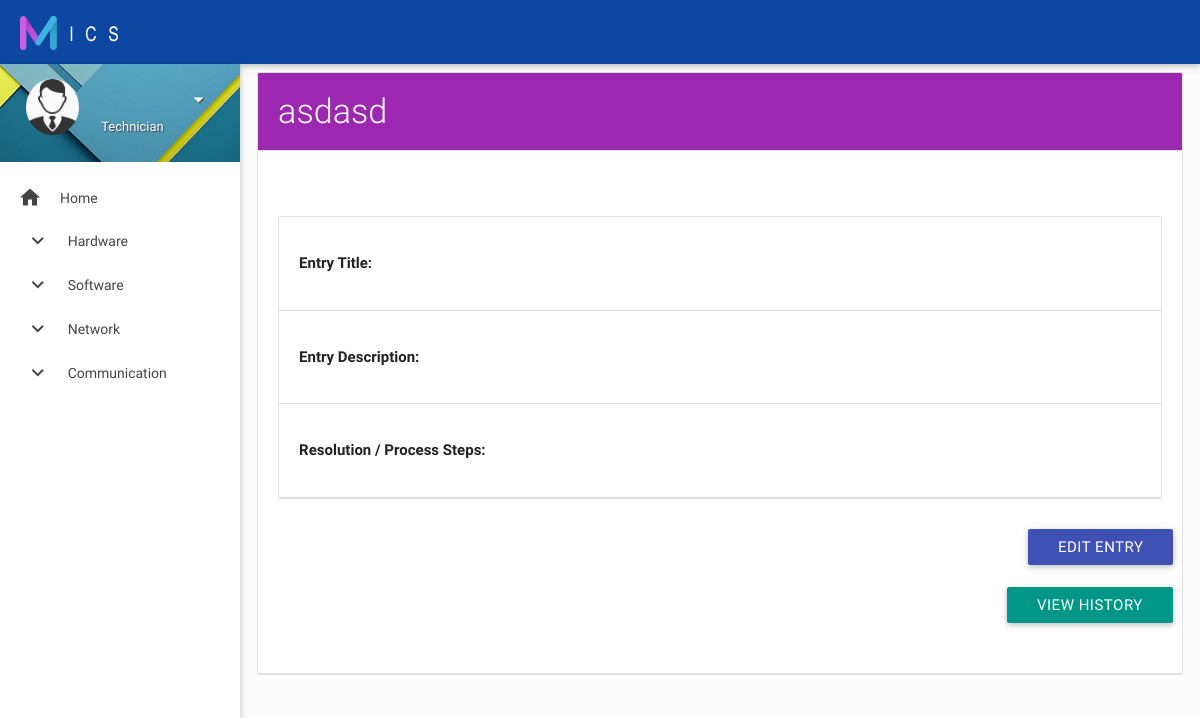
Page /view-entry.php?SubCategoryId=38 on the committed database.
### tables this page shows
CREATE TABLE `categorytable` (
  `CategoryId` int(6) NOT NULL AUTO_INCREMENT,
  `NameOfCategory` varchar(60) DEFAULT NULL,
  `acivate` int(1) DEFAULT NULL,
  `dateofdisactivate` datetime DEFAULT NULL,
  PRIMARY KEY (`CategoryId`)
);

CREATE TABLE `subcategorytable` (
  `SubCategoryId` int(6) NOT NULL AUTO_INCREMENT,
  `NameOfSubCategory` varchar(60) DEFAULT NULL,
  `CategoryId` int(6) DEFAULT NULL,
  `activate` int(1) DEFAULT '1',
  `datedisactivate` datetime DEFAULT NULL,
  PRIMARY KEY (`SubCategoryId`)
);

### side-menu.php (the view, shortened to what this page needs)
<aside id="left-sidebar-nav">
    <ul id="slide-out" class="side-nav fixed leftside-navigation">
        <li class="user-details cyan darken-2">
            <div class="row">
                <div class="col col s4 m4 l4">
                    <img src="images/avatar.jpg" alt="" class="circle responsive-img valign profile-image">
                </div>
                <div class="col col s8 m8 l8">
                    <a class="btn-flat dropdown-button waves-effect waves-light white-text profile-btn" href="#" data-activates="profile-dropdown"><?php echo $getUserRes['FirstName']." ".$getUserRes['LastName'] ?><i class="mdi-navigation-arrow-drop-down right"></i></a>
                    <p class="user-roal"><?php if($getUserRes['userlevel'] == 1){echo "Administrator";}else{echo "Technician";} ?></p>
                </div>
            </div>
        </li>
        <li class="bold"><a href="main.php" class="waves-effect waves-cyan"><i class="mdi-action-home"></i> Home</a>
        </li>
        <?php
         $qry = mysqli_query($connection,"select * from categorytable where acivate = 1 group by CategoryId");
        while ($result = mysqli_fetch_assoc($qry)) { ?>
        <li class="no-padding">
            <ul class="collapsible collapsible-accordion">
                <li class="bold"><a  style="padding-left: 0.6cm;" class="collapsible-header waves-effect waves-cyan"><i class="mdi-navigation-expand-more"></i> <?php echo $result['NameOfCategory'] ?></a>
                </li>
            </ul>
        </li>
        <?php } ?>
    </ul>
</aside>

### view-entry.php (shortened to what this page needs)
<?php
include('connection.php');
$getUserQry = mysqli_query($connection, "select * from addaccounttable where AddAccountId = '" . $_SESSION["AddAccountId"] . "'");
$getUserRes = mysqli_fetch_assoc($getUserQry);
 ?>
<!DOCTYPE html>
<html lang="en">
<?php include('head.php'); ?>
    <div id="main">
        <div class="wrapper">
            <?php include('side-menu.php'); ?>
            <section id="content">
                <?php $qry2 = mysqli_query($connection,"select * from subcategorytable where SubCategoryId = '" . $_GET['SubCategoryId'] . "'");
                $result2 = mysqli_fetch_assoc($qry2);
                ?>
                <div class="container">
                    <div id="card-widgets">
                        <div class="row">
                            <div class="col s12 m12 20">
                                <ul id="task-card" class="collection with-header">
                                    <li class="collection-header purple">
                                        <h4 class="task-card-title"><?php echo $result2['NameOfSubCategory'] ?></h4>
                                    </li>
                                      <li class="collection-header">
                                        <div id="basic-form" class="section">
              <div class="row">
                <div class="col s12 m12 12">
                    <div class="row">
                      <div style="text-align: center;height: ">
                      </div>
                    </div>
                                <ul id="task-card" class="collection with-header">
                                    <li class="collection-header">
                                        <p><b>Entry Title:</b>
                                            <br>
                                        </p>
                                    </li>
                                    <li class="collection-header">
                                        <p><b>Entry Description:</b>
                                            <br>
                                        </p>
                                    </li>
                                    <li class="collection-header">
                                        <p><b>Resolution / Process Steps:</b>
                                            <br>
                                        </p>
                                    </li>
                                </ul>
                <div id="flat-button" class="section">
                  <div class="row">
                    <div style="text-align: right;"><?php if ($_SESSION["userlevel"] == 1) { ?>
                        <a href="delete-entry.php?AddFormId=<?php echo $_GET['AddFormId']; ?>&SubCategoryId=<?php echo $_GET['SubCategoryId'] ?>" onclick="return confirm('Are you sure you want to delete this item?');" class="btn waves-effect waves-light red">Delete Entry</a>
                        <br><br>
                      <?php } ?>
                         <a href="edit-entry.php?AddFormId=<?php echo $_GET['AddFormId']; ?>&SubCategoryId=<?php echo $_GET['SubCategoryId'] ?>" class="btn waves-effect waves-light indigo">Edit Entry</a>
                        <br><br>
                      <a href="view-history.php?AddFormId=<?php echo $_GET['AddFormId']; ?>&SubCategoryId=<?php echo $_GET['SubCategoryId'] ?>" class="btn waves-effect waves-light teal">View History</a>
                    </div>
                </div>
                                </ul>
                    </div>
                  </div>
                </div>
                            </div>
                        </div>
                    </div>
</body>
</html>

### mics/css/style.css (style rules this page uses)
body { background-color: #fcfcfc; }
#main, footer { padding-left: 240px; }
.container { padding: 0 0.5rem; margin: 0 auto; max-width: 100% !important; width: 98%; }
#content .container .row { margin-bottom: 0; }
@media only screen and (min-width: 601px) { .container { width: 98%; } }
@media only screen and (min-width: 993px) { .container { width: 98%; } }
ul.side-nav.fixed { top: 64px; }
.side-nav a { line-height: 42px; height: 42px; }
#left-sidebar-nav { position: fixed; width: 100px; left: 180px; z-index: 999; height: auto; }
#slide-out li a i { line-height: inherit; width: 2rem; font-size: 1.6rem; display: block; float: left; text-align: center; margin-right: 1rem; }
ul.side-nav li { padding: 0; }
ul.side-nav .collapsible-header { margin: 0; }
ul.side-nav.fixed { overflow: hidden; }
ul.side-nav.fixed li { line-height: 44px; }
ul.side-nav.fixed li a { font-size: 14px; font-weight: 400; }
ul.side-nav.fixed ul.collapsible-accordion { background-color: #FFF; }
ul.side-nav.fixed li.user-details { background: url(../images/user-bg.jpg) no-repeat center center; -webkit-background-size: cover; -moz-background-size: cover; -o-background-size: cover; background-size: cover; margin-bottom: 15px; padding: 15px 0px 0px 15px; }
.user-details .row { margin: 0; }
ul.side-nav.fixed .profile-btn { margin: 0; text-transform: capitalize; padding: 0; text-shadow: 1px 1px 1px #444; font-size: 15px; }
.user-roal { color: #fff; margin-top: -16px; font-size: 13px; text-shadow: 1px 1px 1px #444; }
.bold > a { font-weight: bold; }
#task-card .task-card-title { margin: 0; color: #fff; font-weight: 300; }
#task-card .collection-header { padding: 20px; }
.collapsible-header { font-weight: 500; }

### rows in the picture
categorytable: NameOfCategory "Hardware"
categorytable: NameOfCategory "Software"
categorytable: NameOfCategory "Network"
categorytable: NameOfCategory "Communication"
subcategorytable: NameOfSubCategory "asdasd"
